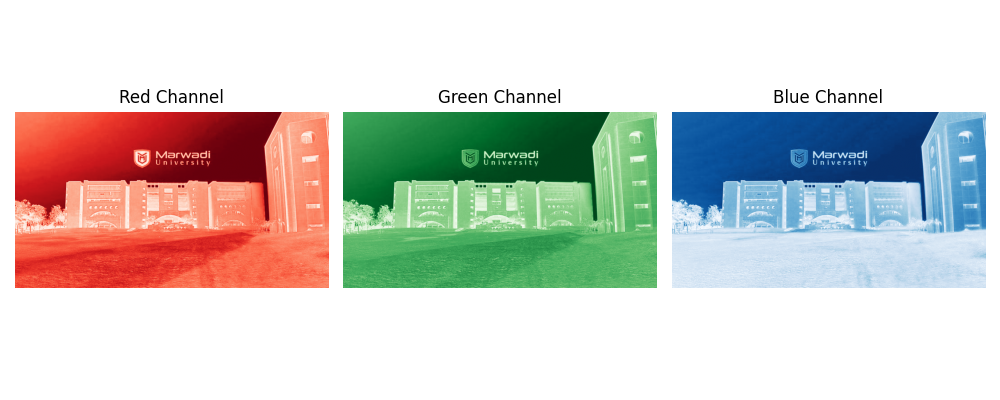

Write Python code to recreate this figure.
import matplotlib.pyplot as plt
import numpy as np
from PIL import Image

# Load image
img = Image.open(r'C:\Users\Admin\Downloads\Tej_44\MU.jpg')
img_array = np.array(img)

# Split channels
R = img_array[:, :, 0]
G = img_array[:, :, 1]
B = img_array[:, :, 2]

# Show each channel
plt.figure(figsize=(10, 4))

plt.subplot(1, 3, 1)
plt.imshow(R, cmap='Reds')
plt.title('Red Channel')
plt.axis('off')

plt.subplot(1, 3, 2)
plt.imshow(G, cmap='Greens')
plt.title('Green Channel')
plt.axis('off')

plt.subplot(1, 3, 3)
plt.imshow(B, cmap='Blues')
plt.title('Blue Channel')
plt.axis('off')

plt.tight_layout()
plt.show()
